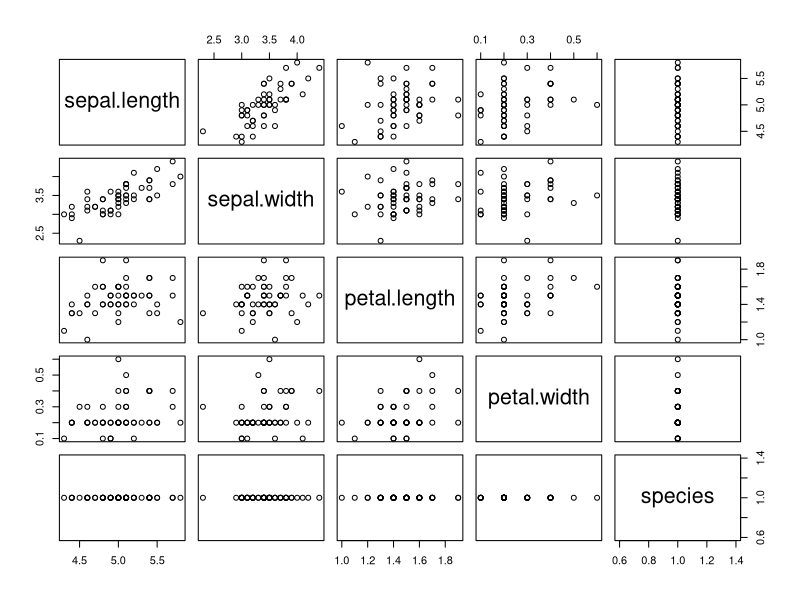
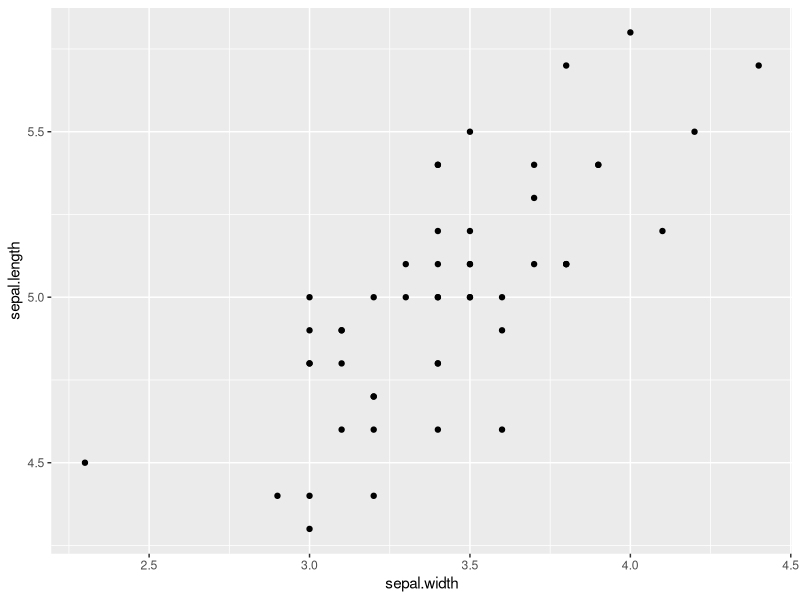
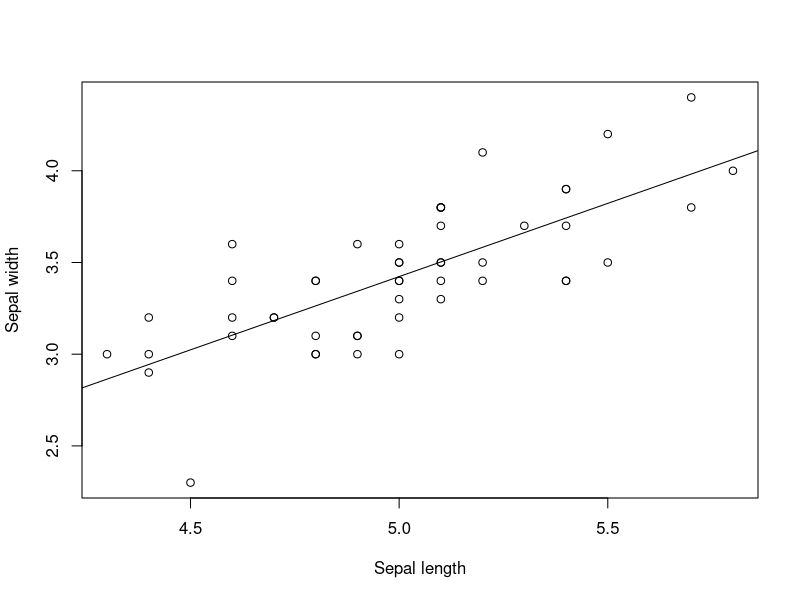
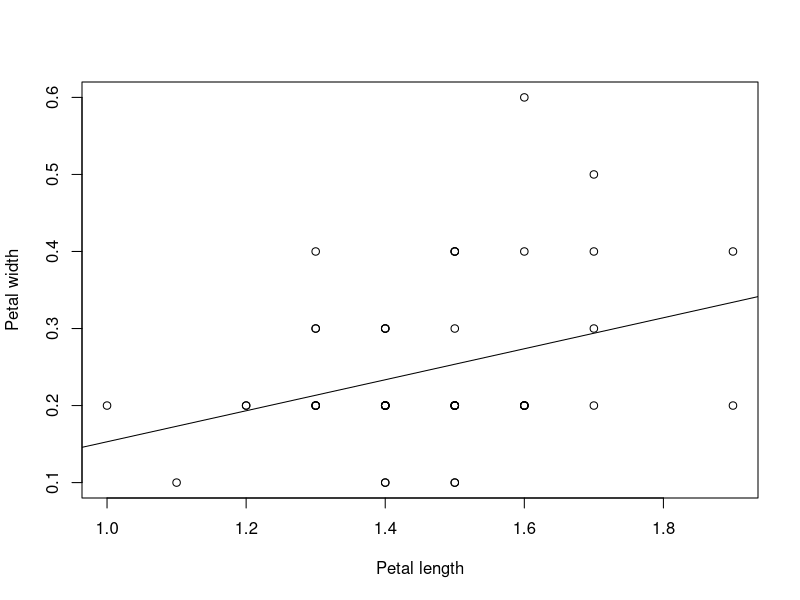
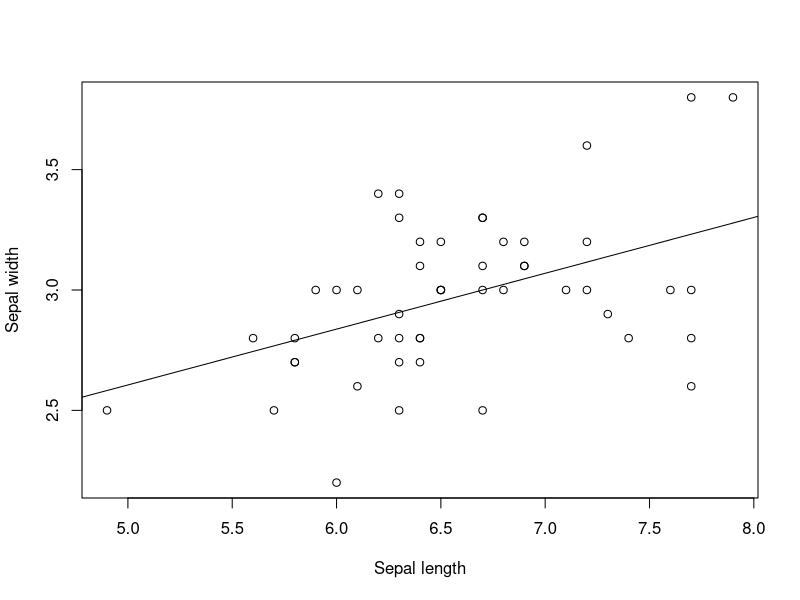

Write R code to recreate these figures, in order. (Note: this script raises an error after producing the figures.)
library(datasets)
library(dplyr)
library(ggplot2)

data(iris)
summary(iris)
names(iris) <- tolower(names(iris))

Setosa <- filter(iris, species == "setosa")
Virginica <- filter(iris, species == "virginica")
Versicolor <- filter(iris, species == "versicolor")


############
## SETOSA ##
############

pairs(Setosa) # looking for a linear relation

  ## SEPAL:
  ## ======

cor(Setosa$sepal.width, Setosa$sepal.length) # 0.4572278

ggplot(Setosa, aes(x = sepal.width, y = sepal.length)) + geom_point()

regresion <- lm(sepal.width ~ sepal.length, data = Setosa) # sepal.width in function of sepal.length
summary(regresion)

plot(x = Setosa$sepal.length, y = Setosa$sepal.width, xlab = "Sepal length", ylab = "Sepal width")
abline(regresion)

#regresion$coefficients

#ggplot(Setosa, aes(x = sepal.width, y = sepal.length)) + geom_point()
#+ geom_abline(aes(intercept = 1.4463054, slope = 0.2318905))


  ## PETAL:
  ## ======

cor(Setosa$petal.width, Setosa$petal.length) # 0.3221082

regresion <- lm(petal.width ~ petal.length, data = Setosa)   # width in function of lenght
summary(regresion)

plot(x = Setosa$petal.length, y = Setosa$petal.width, xlab = "Petal length", ylab = "Petal width")
abline(regresion)


###############
## VIRGINICA ##
###############


  ## SEPAL:
  ## ======

cor(Virginica$sepal.length, Virginica$sepal.width)  # 0.4572278

regresion <- lm(sepal.width ~ sepal.length, data = Virginica)
summary(regresion)

plot(x = Virginica$sepal.length, y = Virginica$sepal.width, xlab = "Sepal length", ylab = "Sepal width") # error, margins too large!!
abline(regresion)

  ## PETAL:
  ## ======

cor(Virginica$sepal.length, Virginica$sepal.width)   # 0.4572278

regresion <- lm(petal.width, petal.length, data = Virginica)
summary(regresion)

plot(x = Virginica$petal.length, y = Virginica$petal.width, xlab = "Petal lenght", ylab = "Petal width") # figure margins too large
abline(regresion)


################
## VERSICOLOR ##
################


  ## SEPAL:
  ## ======

  
  ## PETAL:
  ## ======
